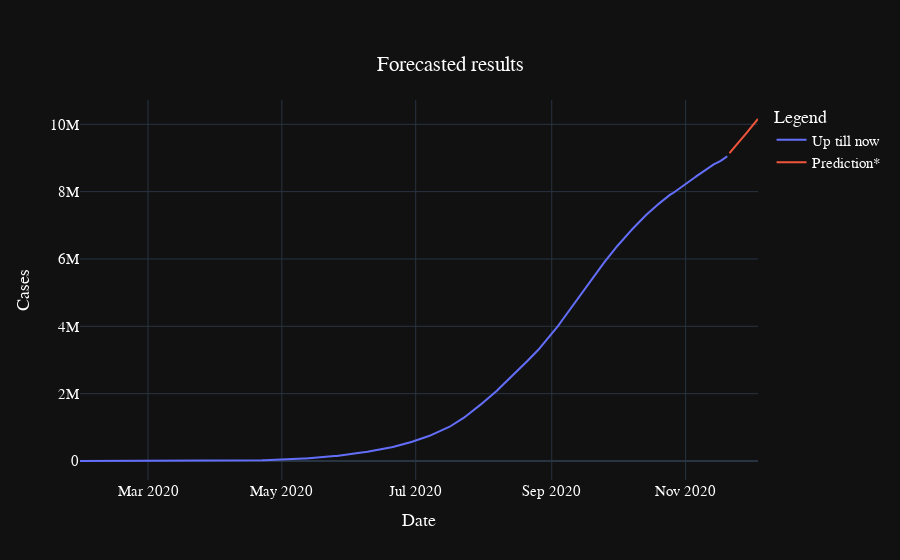

Notebook source saved alongside this figure:
### Markdown cell above
# Example

### Code cell
start = time.time()
fig, error = prophet_predict("confirmed", "India")
end = time.time()
fig.show()
print(f"Allow an error upto {round(error, 2)}%")
print(f"Time taken to forecast was {end-start} seconds")

### Figure 1 — Plotly figure (JSON) as saved in the notebook; plotly's stock layout.template omitted (floating-point values rounded to 4 significant figures; data arrays with more than 128 entries replaced by an {"elided": "..."} marker saying what was removed)
{"data": [{"mode": "lines", "name": "Up till now ", "type": "scatter", "x": {"elided": "296 str values"}, "y": {"elided": "296 int values"}}, {"mode": "lines", "name": "Prediction*", "type": "scatter", "x": ["2020-11-21T00:00:00", "2020-11-22T00:00:00", "2020-11-23T00:00:00", "2020-11-24T00:00:00", "2020-11-25T00:00:00", "2020-11-26T00:00:00", "2020-11-27T00:00:00", "2020-11-28T00:00:00", "2020-11-29T00:00:00", "2020-11-30T00:00:00", "2020-12-01T00:00:00", "2020-12-02T00:00:00", "2020-12-03T00:00:00", "2020-12-04T00:00:00"], "y": [9146234, 9220328, 9289676, 9362640, 9438873, 9517559, 9599037, 9679406, 9760840, 9841931, 9919834, 10000189, 10078195, 10157611]}], "layout": {"font": {"color": "white", "family": "Arial", "size": 15}, "legend": {"title": {"text": "Legend "}}, "title": {"text": "Forecasted results", "x": 0.5, "xanchor": "center", "y": 0.9, "yanchor": "top"}, "xaxis": {"autorange": true, "range": ["2020-01-30", "2020-12-04"], "title": {"text": "Date"}, "type": "date"}, "yaxis": {"autorange": true, "range": [-564300.0, 10720000.0], "title": {"text": "Cases"}, "type": "linear"}}}
